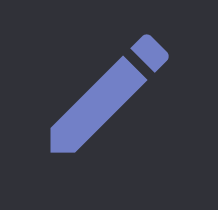
#> input picture application/gpms_ui/resources/create.png, 218 x 210 px
$ python -i image_processing.py   (imports and definitions only)
#> lines starting #> are read from the running program, lines starting #| are printed output that depends on the picture; after the words box and inside, x2 and y2 are one past the last pixel; in counts of white or black regions, pixels touching at a corner belong together
import cv2
import numpy as np
from PIL import Image

def HWC3(x):
    if x.ndim == 2:
        x = x[:, :, None]
    assert x.ndim == 3
    H, W, C = x.shape
    if C == 3:
        return x
    if C == 1:
        return np.concatenate([x, x, x], axis=2)
    if C == 4:
        color = x[:, :, 0:3].astype(np.float32)
        alpha = x[:, :, 3:4].astype(np.float32) / 255.0
        y = color * alpha + 255.0 * (1.0 - alpha)
        return y.clip(0, 255).astype(np.uint8)

def process_controlnet_image(image_path, lo_threshold = 100, hi_threshold = 200):
#> called with lo_threshold = 100, hi_threshold = 200
    controlnet_img = cv2.imread(image_path)
#> controlnet_img is the input picture: shape (210, 218, 3); mean B, G, R 70.6, 57.1, 54.7
    height, width, _ = controlnet_img.shape
#> height = 210; width = 218
    ratio = np.sqrt(1024 * 1024 / (width * height))
#> ratio = 4.79
    new_width, new_height = int(width * ratio), int(height * ratio)
#> new_width = 1043; new_height = 1005
    controlnet_img = cv2.resize(controlnet_img, (new_width, new_height))
#> controlnet_img: shape (1005, 1043, 3)

    gray = cv2.cvtColor(controlnet_img, cv2.COLOR_BGR2GRAY)
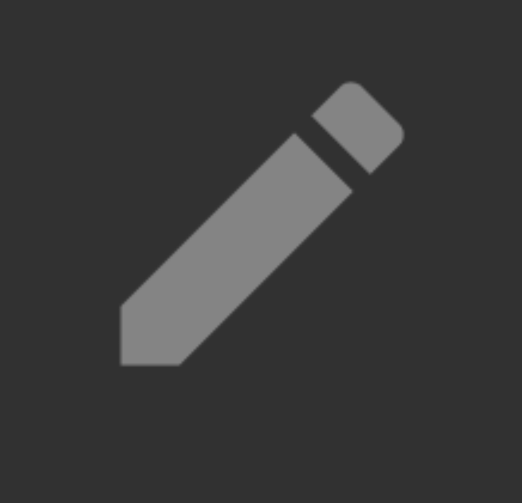
#> gray: shape (1005, 1043) (shown at 1/2 size); min 49, max 132, mean 57.5
    blurred = cv2.GaussianBlur(gray, (5, 5), 0)
    print("lo/hi", lo_threshold, hi_threshold)
    edges = cv2.Canny(blurred, lo_threshold, hi_threshold)
#> edges: shape (1005, 1043); every value is 0
    edges = cv2.GaussianBlur(edges, (5, 5), 0)
    controlnet_img = HWC3(edges)
#> in HWC3, `return np.concatenate([x, x, x], axis=2)`: returned value: shape (1005, 1043, 3); every value is 0

    return Image.fromarray(controlnet_img).convert("RGB"), new_width, new_height

# Make the Image being returned scaled to 1280 x 720
def resize_final_image(image, new_width, new_height):
    image = image.resize((new_width, new_height))
    return image

>>> result = process_controlnet_image('../../application/gpms_ui/resources/create.png')

$ run again, on application/gpms_ui/resources/favorites.png
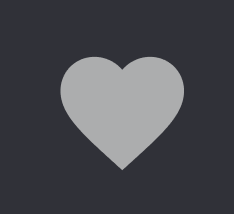
#> input picture application/gpms_ui/resources/favorites.png, 234 x 214 px
#> in process_controlnet_image, controlnet_img is the input picture: shape (214, 234, 3); mean B, G, R 78.5, 72.7, 71.7
#> controlnet_img: shape (979, 1070, 3)
#> in process_controlnet_image, `edges = cv2.Canny(blurred, lo_threshold, hi_threshold)`:
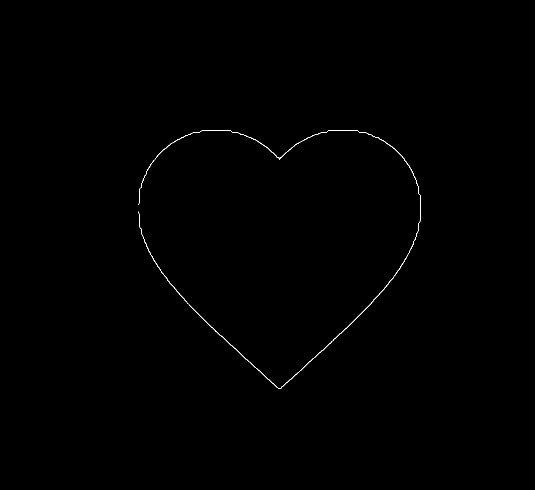
#> edges: shape (979, 1070) (shown at 1/2 size); 0.2% white in thin lines or dots, all inside (x1, y1, x2, y2) = (277, 260, 842, 778)

$ run again, on application/gpms_ui/resources/settings.png
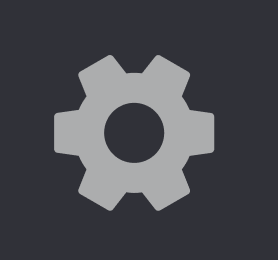
#> input picture application/gpms_ui/resources/settings.png, 278 x 260 px
#> in process_controlnet_image, controlnet_img is the input picture: shape (260, 278, 3); mean B, G, R 78.7, 72.8, 71.8
#> controlnet_img: shape (990, 1058, 3)
#> in process_controlnet_image, `edges = cv2.Canny(blurred, lo_threshold, hi_threshold)`:
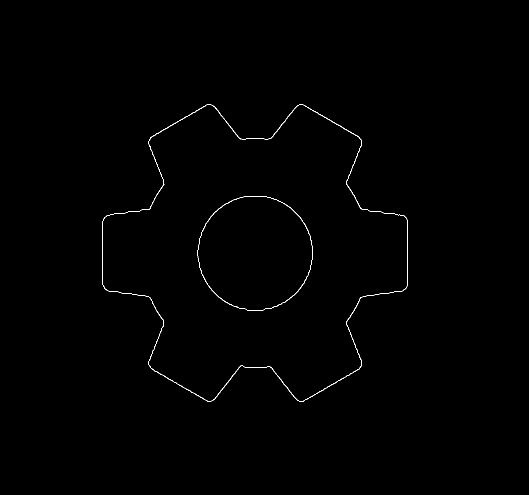
#> edges: shape (990, 1058) (shown at 1/2 size); 0.34% white in thin lines or dots, all inside (x1, y1, x2, y2) = (205, 209, 815, 804)
